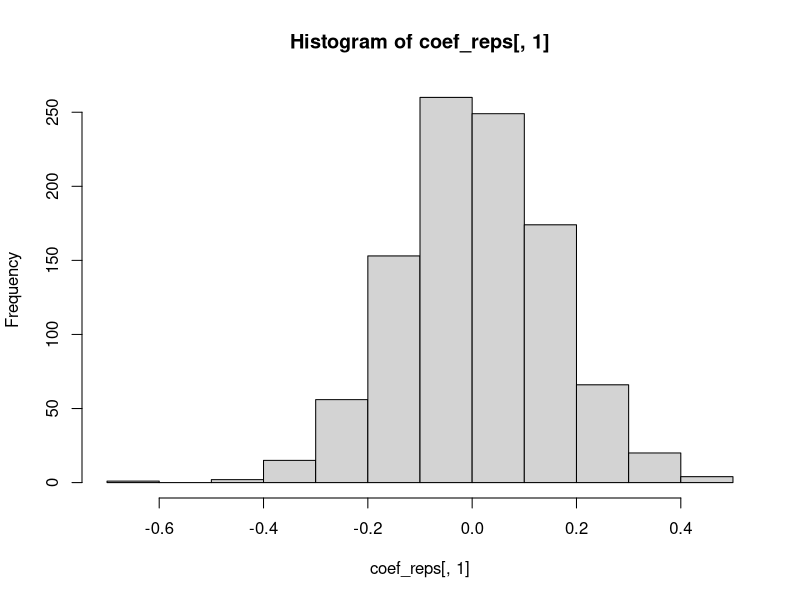
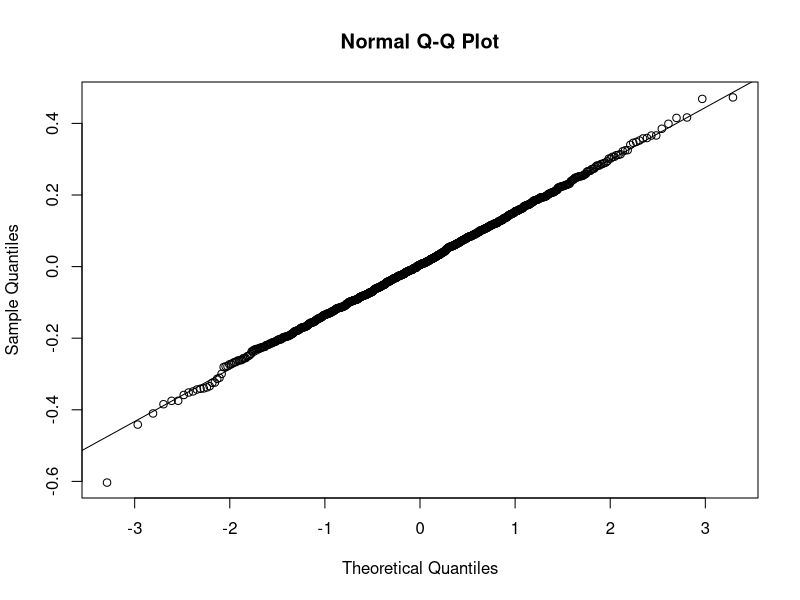
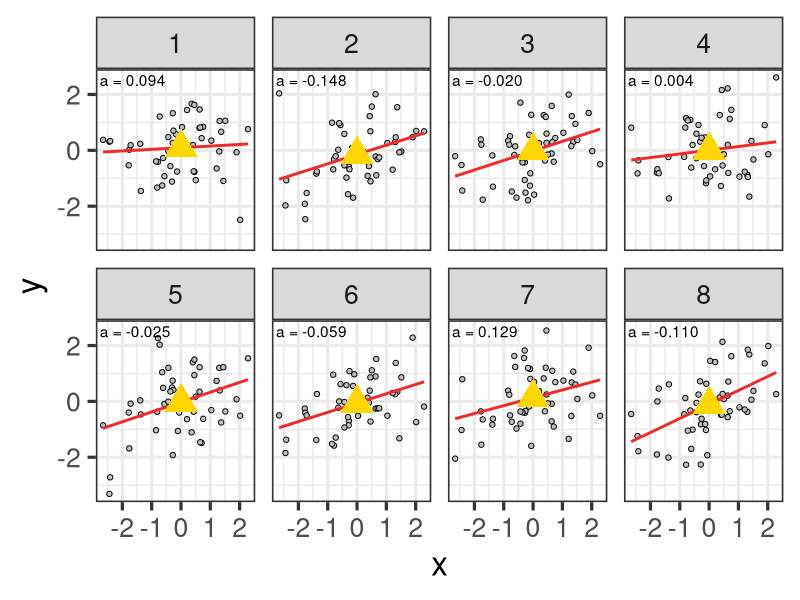

These figures' R source, in order: (Note: this script raises an error after producing the figures.)
rm(list = ls())
library(ggplot2)
library(dplyr)
library(tibble)
out_dir <- "lecture10/figures"
if (!dir.exists(out_dir)) dir.create(out_dir)

save_figs <- function(..., width = 25, height = 25, units = "cm", .base) {
  if (...length() == 1L) {
    ggsave(...elt(1), file = .base,
           width = width, height = height, units = units)
  } else
    for (i in seq_len(...length()))
      ggsave(...elt(i), file = sprintf(.base, i),
             width = width, height = height, units = units)
}

regressioncol <- "firebrick2"

n <- 50
intercept <- 0
sd_x   <- 1
sd_err <- 1
slope <- .25


coef_reps <- matrix(NA, 1000, 2)
for (i in seq_len(nrow(coef_reps))) {
x <- rnorm(n, 0, sd_x) # is fixed?
  e <- rnorm(n, 0, sd_err)
  y <- intercept + x * slope + e
  coef_reps[i, ] <- unname(coef(lm(y ~ x)))
}

hist(coef_reps[, 1])
qqnorm(coef_reps[, 1]); qqline(coef_reps[, 1])

set.seed(42)
nsim <- 8
tib <- tibble()
  x <- rnorm(n, 0, sd_x) # is fixed?
for (i in seq_len(nsim)) {
  e <- rnorm(n, 0, sd_err)
  y <- intercept + x * slope + e
  tib <- rbind(tib, tibble(
    x = x, y = y, panel = i
  ))
}
  
coefs <- tib |> group_by(panel) |> summarise(
  intercept = coef(lm(y ~ x))[1],
  slope = coef(lm(y ~ x))[2]
) |> mutate(label = sprintf("a = %.3f", intercept))

base0 <- ggplot(tib, aes(x = x, y = y)) +
  # geom_smooth(method = "lm", se = FALSE) +
  geom_point(shape = 21, fill = "grey") +
  # geom_text(data = coefs, aes(x = I(.025), y = I(.95), label = label), hjust = 0) +
  facet_wrap(~panel, nrow = 2) +
  theme_bw(base_size = 24)
base1 <- base0 + geom_smooth(method = "lm", se = FALSE, color = regressioncol)
base2 <- base1 + 
  geom_text(data = coefs, aes(x = I(.025), y = I(.94), label = label), hjust = 0) +
  geom_point(data = coefs, aes(x = 0, y = intercept), shape = 17, color = "gold", size = 8)
base2

w <- 12
save_figs(base0, base1, base2, 
          width = 4 * w, height = 2 * w,
          .base = file.path(out_dir, "sampling_dist_%d.svg"))



xx <- seq(0.01, 4, .01)
yy <- df(xx, 1, 50)
f_crit <- .5
f_max <- max(xx)
tib_line  <- tibble(x = xx, y = yy)
tib_shade <- tib_line |> filter(x >= f_crit)
# tib_shade <- bind_rows(tibble(x=f_crit, y = 0), tib_shade, tibble(x=f_max, y = 0))
f_dist0 <- ggplot(tib_line, aes(x, y)) +
  geom_line() +
  labs(x = "F-statistic", y = "Density") +
  theme_bw(base_size = 30)

stat_col <- "darkgreen"
f_dist1 <- f_dist0 +
  geom_vline(xintercept = f_crit, linetype = "dashed", alpha = .7, color = stat_col) +
  annotate("text", x = f_crit + .1, y = 3.05, label = "Test-statistic", hjust = 0, vjust = 0, color = stat_col)

area_col <- "darkorchid4"
xb <- 2.5
yb <- 2
xe <- 1.5
ye <- df(xe, 1, 50) * 2
f_dist2 <- f_dist1 +
  geom_ribbon(data = tib_shade, aes(x = x, ymax = y, ymin = 0), fill = area_col, color = area_col, alpha = .8) +
  geom_segment(x = xb, y = yb, xend = xe, yend = ye, arrow = arrow(length = unit(0.4,"cm")), color = area_col) +
  annotate("text", x = xb*1.05, y = yb*1.05, label = "Area = p-value", hjust = 0, vjust = 0, color = area_col)

save_figs(f_dist0, f_dist1, f_dist2, .base = file.path(out_dir, "f_dist_%d.svg"), width = 40)
